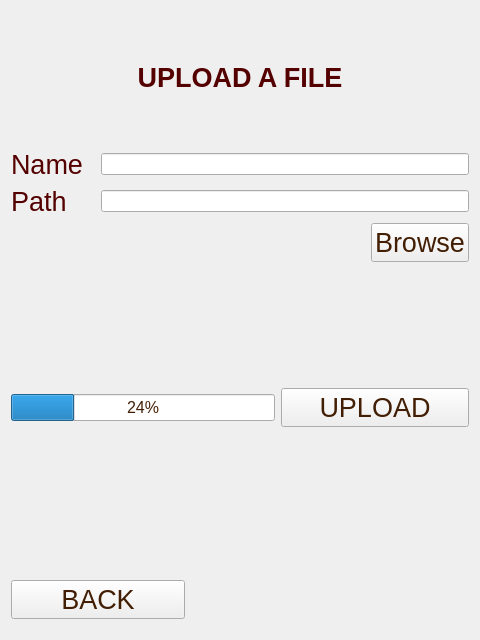
<?xml version="1.0" encoding="UTF-8"?>
<ui version="4.0">
 <class>UploadFile</class>
 <widget class="QWidget" name="UploadFile">
  <property name="geometry">
   <rect>
    <x>0</x>
    <y>0</y>
    <width>480</width>
    <height>640</height>
   </rect>
  </property>
  <property name="windowTitle">
   <string>Form</string>
  </property>
  <property name="styleSheet">
   <string notr="true">background-image: url(:/game/jackpots/jackpots/woodBG2.jpg);</string>
  </property>
  <layout class="QGridLayout" name="gridLayout">
   <item row="0" column="0" colspan="5">
    <widget class="QLabel" name="label">
     <property name="font">
      <font>
       <pointsize>20</pointsize>
       <weight>75</weight>
       <bold>true</bold>
      </font>
     </property>
     <property name="styleSheet">
      <string notr="true">color: rgb(85, 0, 0);</string>
     </property>
     <property name="text">
      <string>UPLOAD A FILE</string>
     </property>
     <property name="alignment">
      <set>Qt::AlignCenter</set>
     </property>
    </widget>
   </item>
   <item row="1" column="0">
    <widget class="QLabel" name="label_2">
     <property name="font">
      <font>
       <pointsize>20</pointsize>
      </font>
     </property>
     <property name="styleSheet">
      <string notr="true">color: rgb(85, 0, 0);</string>
     </property>
     <property name="text">
      <string>Name</string>
     </property>
    </widget>
   </item>
   <item row="1" column="1" colspan="4">
    <widget class="QLineEdit" name="fileName">
     <property name="styleSheet">
      <string notr="true">color: rgb(66, 30, 4);</string>
     </property>
     <property name="readOnly">
      <bool>true</bool>
     </property>
    </widget>
   </item>
   <item row="2" column="0">
    <widget class="QLabel" name="label_3">
     <property name="font">
      <font>
       <pointsize>20</pointsize>
      </font>
     </property>
     <property name="styleSheet">
      <string notr="true">color: rgb(85, 0, 0);</string>
     </property>
     <property name="text">
      <string>Path</string>
     </property>
    </widget>
   </item>
   <item row="2" column="1" colspan="4">
    <widget class="QLineEdit" name="filePath">
     <property name="styleSheet">
      <string notr="true">color: rgb(66, 30, 4);</string>
     </property>
     <property name="readOnly">
      <bool>true</bool>
     </property>
    </widget>
   </item>
   <item row="3" column="0" colspan="4">
    <spacer name="horizontalSpacer">
     <property name="orientation">
      <enum>Qt::Horizontal</enum>
     </property>
     <property name="sizeHint" stdset="0">
      <size>
       <width>358</width>
       <height>38</height>
      </size>
     </property>
    </spacer>
   </item>
   <item row="3" column="4">
    <widget class="QPushButton" name="browse">
     <property name="font">
      <font>
       <pointsize>20</pointsize>
      </font>
     </property>
     <property name="styleSheet">
      <string notr="true">color: rgb(66, 30, 4);</string>
     </property>
     <property name="text">
      <string>Browse</string>
     </property>
    </widget>
   </item>
   <item row="4" column="0" colspan="5">
    <spacer name="verticalSpacer">
     <property name="orientation">
      <enum>Qt::Vertical</enum>
     </property>
     <property name="sizeType">
      <enum>QSizePolicy::Ignored</enum>
     </property>
     <property name="sizeHint" stdset="0">
      <size>
       <width>458</width>
       <height>120</height>
      </size>
     </property>
    </spacer>
   </item>
   <item row="5" column="0" colspan="3">
    <widget class="QProgressBar" name="progressBar">
     <property name="font">
      <font>
       <pointsize>12</pointsize>
      </font>
     </property>
     <property name="styleSheet">
      <string notr="true">color: rgb(66, 30, 4);</string>
     </property>
     <property name="value">
      <number>24</number>
     </property>
    </widget>
   </item>
   <item row="5" column="3" colspan="2">
    <widget class="QPushButton" name="upload">
     <property name="font">
      <font>
       <pointsize>20</pointsize>
      </font>
     </property>
     <property name="styleSheet">
      <string notr="true">color: rgb(66, 30, 4);</string>
     </property>
     <property name="text">
      <string>UPLOAD</string>
     </property>
     <property name="icon">
      <iconset resource="resources.qrc">
       <normaloff>:/buttons/icons/icons/upload.png</normaloff>:/buttons/icons/icons/upload.png</iconset>
     </property>
     <property name="iconSize">
      <size>
       <width>40</width>
       <height>40</height>
      </size>
     </property>
    </widget>
   </item>
   <item row="6" column="0" colspan="5">
    <widget class="QLabel" name="response">
     <property name="sizePolicy">
      <sizepolicy hsizetype="Preferred" vsizetype="Minimum">
       <horstretch>0</horstretch>
       <verstretch>0</verstretch>
      </sizepolicy>
     </property>
     <property name="font">
      <font>
       <pointsize>20</pointsize>
      </font>
     </property>
     <property name="text">
      <string/>
     </property>
     <property name="alignment">
      <set>Qt::AlignCenter</set>
     </property>
    </widget>
   </item>
   <item row="7" column="0" colspan="2">
    <widget class="QPushButton" name="back">
     <property name="font">
      <font>
       <pointsize>20</pointsize>
      </font>
     </property>
     <property name="styleSheet">
      <string notr="true">color: rgb(66, 30, 4);</string>
     </property>
     <property name="text">
      <string>BACK</string>
     </property>
     <property name="icon">
      <iconset resource="resources.qrc">
       <normaloff>:/buttons/icons/icons/back.png</normaloff>:/buttons/icons/icons/back.png</iconset>
     </property>
     <property name="iconSize">
      <size>
       <width>40</width>
       <height>40</height>
      </size>
     </property>
    </widget>
   </item>
   <item row="7" column="2" colspan="3">
    <spacer name="horizontalSpacer_2">
     <property name="orientation">
      <enum>Qt::Horizontal</enum>
     </property>
     <property name="sizeHint" stdset="0">
      <size>
       <width>276</width>
       <height>58</height>
      </size>
     </property>
    </spacer>
   </item>
  </layout>
 </widget>
 <resources>
  <include location="resources.qrc"/>
 </resources>
 <connections/>
</ui>
